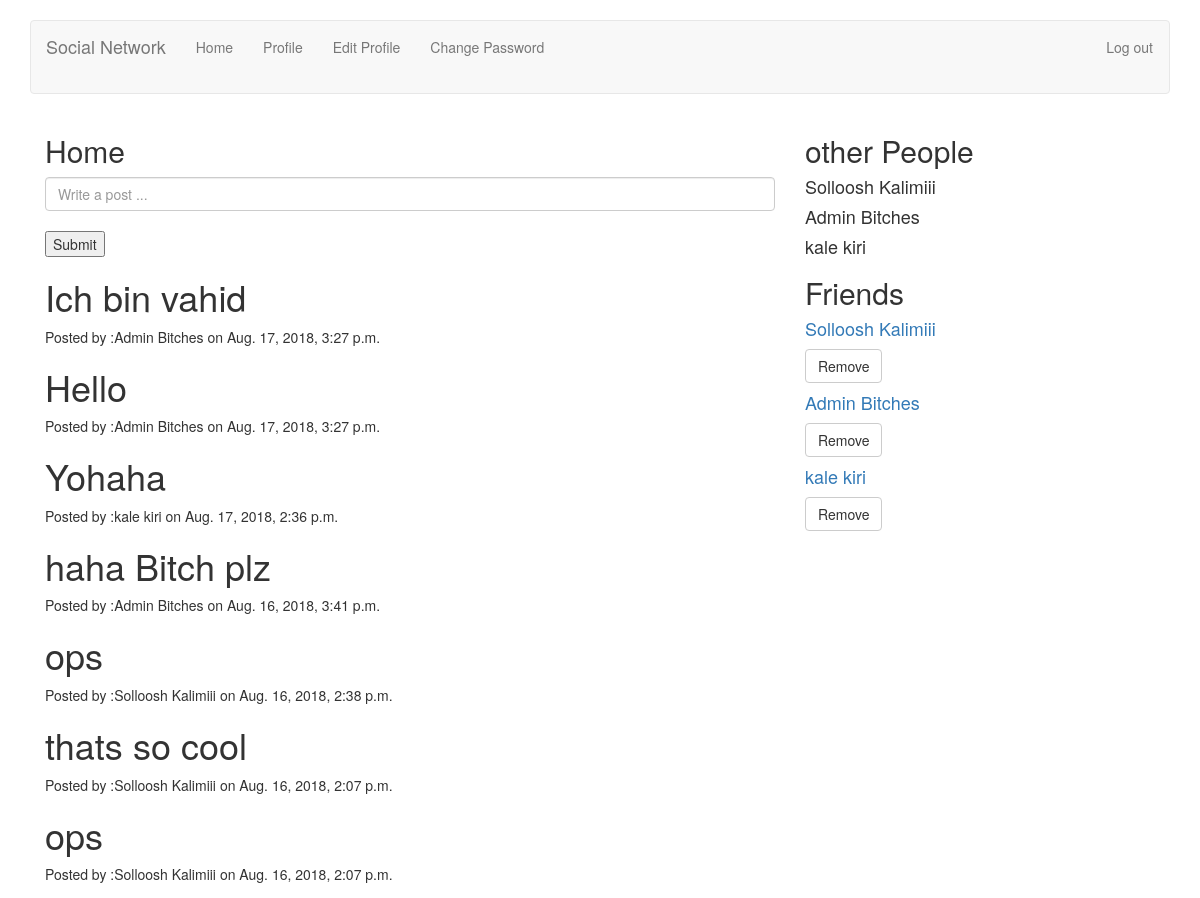
The app's page /home/ (signed in) with its own data.
### home/models.py (models this page shows, shortened)
class Post(models.Model):
    user = models.ForeignKey(User , related_name='users')
    post = models.CharField(max_length=1000 , blank=True , null=True )
    created = models.DateTimeField(auto_now_add=True)
    updated = models.DateTimeField(auto_now=True)

### home/views.py (the view, shortened to what this page needs)
class HomeView(TemplateView):
   template_name = 'home/home.html'
   def get(self , request):
      form = HomeForm()
      posts = Post.objects.all().order_by('-created')
      users = User.objects.exclude(pk = request.user.pk)
      Friend.objects.get_or_create( current_user = request.user)
      friend = Friend.objects.get( current_user = request.user)
      friends = friend.users.all()
      args = {'form' : form , 'posts' : posts , 'users' : users , 'friends' : friends}
      return render(request , self.template_name , args )

### home/forms.py
class HomeForm(forms.ModelForm):
    post = forms.CharField(max_length=1000 , widget=forms.TextInput(
        attrs={
            'class' : 'form-control',
            'placeholder' : 'Write a post ...'
        }
    ))
    class Meta:
        model = Post
        fields = (
            'post',
        )

### home/templates/home/home.html (shortened to what this page needs)
{% extends 'base.html' %}
    {% block body %}
     <div class="container">
         <div class="col-md-8">
         <h2>Home</h2>
         <form method="post">
        {{ form.post}}
             <br>
         <button type="submit">Submit</button>
        {%  for post  in posts  %}
             {%if post.user in friends%}
             <h1>{{post.post  }}</h1>
             <p>Posted by :{{post.user.get_full_name}} on {{post.created}}</p>
             {%endif%}
         {% endfor %}
        </form>
         </div>
         <div class="col-md-4">
             <h2>other People</h2>
            {% for  user in users%}
             <h4>{{user.get_full_name}}</h4>
             {% endfor%}
            <h2>Friends</h2>
             {% for  friend in friends%}
             <a href="{% url 'accounts:view_profile_with_pk' pk=friend.pk %}"> <h4>{{friend.get_full_name}}</h4></a>
             <a href="{% url 'home:change_friends' operation='remove' pk=friend.pk %}">
             <button type="button"  class="btn btn-default">Remove</button>
             </a>
             {% endfor%}
         </div>
     </div>
    {% endblock %}

### accounts/templates/base.html (shortened to what this page needs)
<html>
    <head>
        <link rel="stylesheet" href="https://maxcdn.bootstrapcdn.com/bootstrap/3.3.7/css/bootstrap.min.css">
    </head>
    <body>
        <br>
        <div class="container">
            <nav class="navbar navbar-default">
            <div class="container-fluid">
              <div class="navbar-header">
                <a class="navbar-brand" href="/">Social Network</a>
              </div>
              <div id="navbar" class="navbar">
                {% if user.is_authenticated %}
                <ul class="nav navbar-nav">
                    <li><a href="{% url 'home:home' %}">Home</a></li>
                    <li><a href="{% url 'accounts:view_profile' %}">Profile</a></li>
                    <li><a href="{% url 'accounts:edit_profile' %}">Edit Profile</a></li>
                    <li><a href="{% url 'accounts:change_password' %}">Change Password</a></li>
                </ul>
                <ul class="nav navbar-nav navbar-right">
                    <li><a href="{% url 'accounts:logout' %}">Log out</a></li>
                </ul>
                {% endif %}
              </div>
            </div>
          </nav>
        </div>
        {% block body %}{% endblock %}
    </body>
</html>

### records on screen
Post: post "Ich bin vahid", user.get_full_name "Admin Bitches", created "Aug. 17, 2018, 3:27 p.m."
Post: post "Hello", user.get_full_name "Admin Bitches", created "Aug. 17, 2018, 3:27 p.m."
Post: post "Yohaha", user.get_full_name "kale kiri", created "Aug. 17, 2018, 2:36 p.m."
Post: post "haha Bitch plz", user.get_full_name "Admin Bitches", created "Aug. 16, 2018, 3:41 p.m."
Post: post "ops", user.get_full_name "Solloosh Kalimiii", created "Aug. 16, 2018, 2:38 p.m."
Post: post "thats so cool", user.get_full_name "Solloosh Kalimiii", created "Aug. 16, 2018, 2:07 p.m."
Post: post "ops", user.get_full_name "Solloosh Kalimiii", created "Aug. 16, 2018, 2:07 p.m."

### other values on screen
{{ user.get_full_name }} "Solloosh Kalimiii"
{{ user.get_full_name }} "Admin Bitches"
{{ user.get_full_name }} "kale kiri"
{{ friend.get_full_name }} "Solloosh Kalimiii"
{{ friend.get_full_name }} "Admin Bitches"
{{ friend.get_full_name }} "kale kiri"
